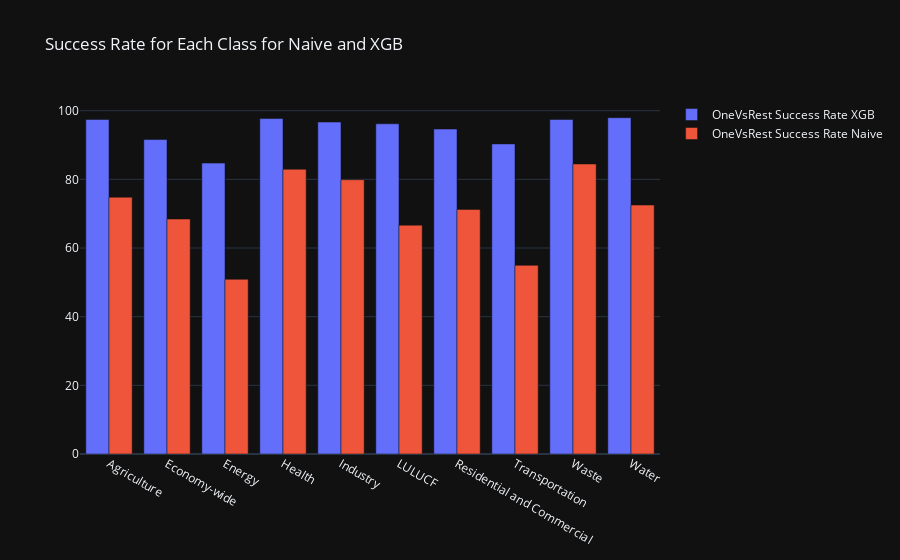

The notebook cell saved with this chart:
### Code cell
plot_one_vs_rest_success_rates(y_true, y_pred, y_pred_naive, classes=mlb.classes_)

### Figure 1 — Plotly figure (JSON) as saved in the notebook; plotly's stock layout.template omitted (floating-point values rounded to 4 significant figures)
{"data": [{"name": "OneVsRest Success Rate XGB", "x": ["Agriculture", "Economy-wide", "Energy", "Health", "Industry", "LULUCF", "Residential and Commercial", "Transportation", "Waste", "Water"], "y": [97.46, 91.6, 84.73, 97.71, 96.69, 96.18, 94.66, 90.33, 97.46, 97.96], "type": "bar"}, {"name": "OneVsRest Success Rate Naive", "x": ["Agriculture", "Economy-wide", "Energy", "Health", "Industry", "LULUCF", "Residential and Commercial", "Transportation", "Waste", "Water"], "y": [74.81, 68.45, 50.89, 82.95, 79.9, 66.67, 71.25, 54.96, 84.48, 72.52], "type": "bar"}], "layout": {"barmode": "group", "title": {"text": "Success Rate for Each Class for Naive and XGB"}}}
